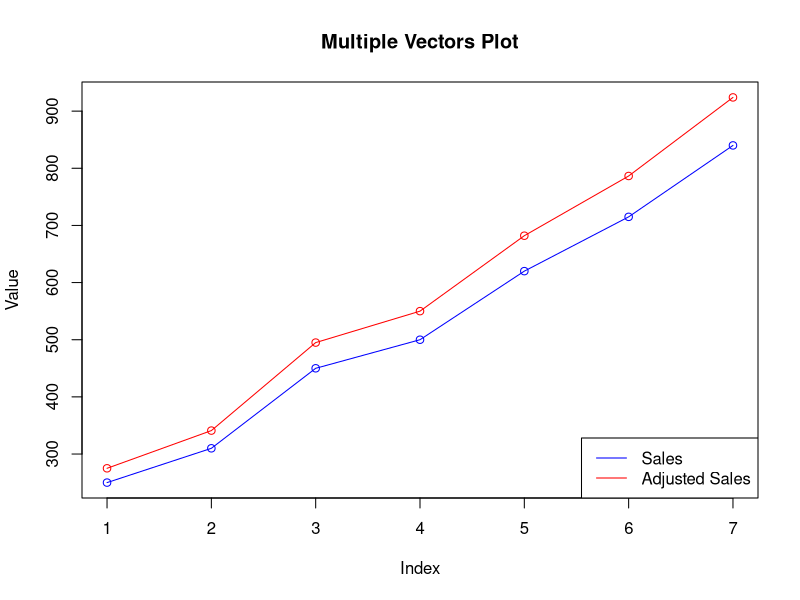

Reproduce this figure in R.
## ---- chunk 1
# vector that contains sales figures
sales <- c(250, 310, 450, 500, 620, 715, 840)
## ---- chunk 2
sales_summary <- function(vector) {
  Sum <- sum(vector)
  Mean <- mean(vector)
  returnVar <- list(Sum = Sum, Mean = Mean)
  return(returnVar)
}

sales_summary(sales)
## ---- chunk 3
adjust_sales <- function(vector, percentage) {
  newVector <- vector * ((percentage + 100 )/100)
  sort(newVector, decreasing=TRUE)
  return(newVector)
}

salesADJ <- adjust_sales(sales, 10)
## ---- chunk 4
randomVector = c(22, 3, 24, 536, 774678, 895676, 57635, 24344, 123, 534)

sales_summary(randomVector)
## ---- chunk 5
adjust_sales(randomVector, 17)
## ---- chunk 6
# TODO: fix this when the lecture comes out
plot(sales, type="o", col="blue", ylim=range(c(sales, salesADJ)), main="Multiple Vectors Plot", xlab="Index", ylab="Value")

lines(salesADJ, type="o", col="red")

legend("bottomright", legend=c("Sales", "Adjusted Sales"), col=c("blue", "red"), lty=1)
## ---- chunk 7
names <- c("Alice", "Bob", "Charlie", "David", "Eva")
ages <- c(23, 22, 24, 21, 23)
scores <- c(85, 92, 78, 88, 90)

df = data.frame(Name = names, Age = ages, Score = scores)

df
## ---- chunk 8
df$Passed <- df$Score >= 80 

df
## ---- chunk 9
meanAge = mean(df$Age)
stdAge = sd(df$Age)
meanScore = mean(df$Score)
stdScore = sd(df$Score)

meanAge
stdAge
meanScore
stdScore
## ---- chunk 10
maxScore = max(df$Score)

studentsWMS <- df[which(df$Score == maxScore),]

studentsWMS

## ---- chunk 11
# TODO: fill this out
## ---- chunk 12
# TODO: fill this out
## ---- chunk 13
# TODO: fill this out
## ---- chunk 14
# TODO: fill this out
## ---- chunk 15
# TODO: fill this out
## ---- chunk 16
# TODO: fill this out
## ---- chunk 17
# TODO: fill this out
## ---- chunk 18
# TODO: fill this out
## ---- chunk 19
# TODO: fill this out
## ---- chunk 20
# TODO: fill this out
## ---- chunk 21
# TODO: fill this out
## ---- chunk 22
# TODO: fill this out
## ---- chunk 23
# TODO: fill this out
## ---- chunk 24
# TODO: fill this out
## ---- chunk 25
# TODO: fill this out
